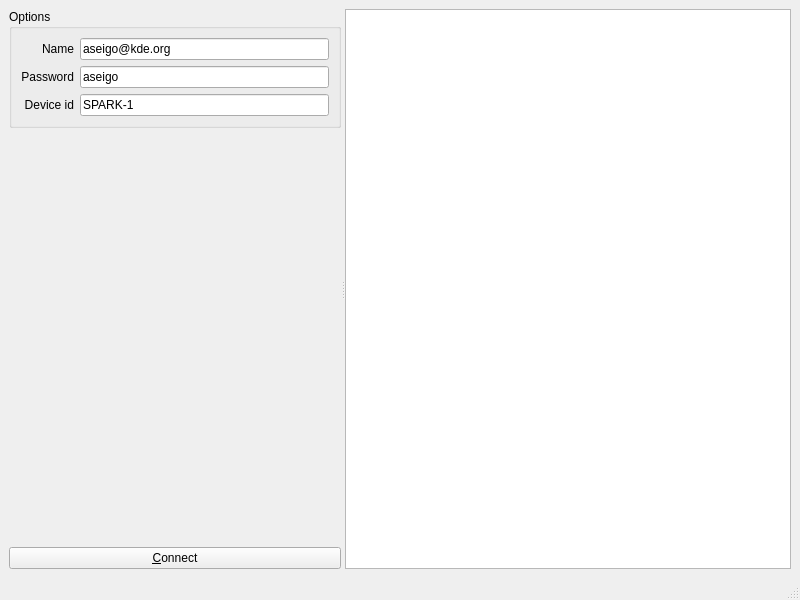
<?xml version="1.0" encoding="UTF-8"?>
<ui version="4.0">
 <class>MainWindow</class>
 <widget class="QMainWindow" name="MainWindow">
  <property name="geometry">
   <rect>
    <x>0</x>
    <y>0</y>
    <width>800</width>
    <height>600</height>
   </rect>
  </property>
  <property name="windowTitle">
   <string>MainWindow</string>
  </property>
  <widget class="QWidget" name="centralwidget">
   <layout class="QHBoxLayout" name="horizontalLayout_4">
    <item>
     <widget class="QSplitter" name="splitter">
      <property name="orientation">
       <enum>Qt::Horizontal</enum>
      </property>
      <widget class="QWidget" name="layoutWidget">
       <layout class="QVBoxLayout" name="verticalLayout_2">
        <item>
         <widget class="QGroupBox" name="groupBox">
          <property name="sizePolicy">
           <sizepolicy hsizetype="Minimum" vsizetype="Minimum">
            <horstretch>0</horstretch>
            <verstretch>0</verstretch>
           </sizepolicy>
          </property>
          <property name="title">
           <string>Options</string>
          </property>
          <layout class="QGridLayout" name="gridLayout">
           <item row="0" column="0">
            <widget class="QLabel" name="label">
             <property name="sizePolicy">
              <sizepolicy hsizetype="Minimum" vsizetype="Minimum">
               <horstretch>0</horstretch>
               <verstretch>0</verstretch>
              </sizepolicy>
             </property>
             <property name="text">
              <string>Name</string>
             </property>
             <property name="alignment">
              <set>Qt::AlignRight|Qt::AlignTrailing|Qt::AlignVCenter</set>
             </property>
            </widget>
           </item>
           <item row="0" column="1">
            <widget class="QLineEdit" name="usernameEdit">
             <property name="sizePolicy">
              <sizepolicy hsizetype="Preferred" vsizetype="Fixed">
               <horstretch>1</horstretch>
               <verstretch>0</verstretch>
              </sizepolicy>
             </property>
             <property name="text">
              <string>aseigo@kde.org</string>
             </property>
            </widget>
           </item>
           <item row="1" column="0">
            <widget class="QLabel" name="label_2">
             <property name="sizePolicy">
              <sizepolicy hsizetype="Minimum" vsizetype="Minimum">
               <horstretch>0</horstretch>
               <verstretch>0</verstretch>
              </sizepolicy>
             </property>
             <property name="text">
              <string>Password</string>
             </property>
             <property name="alignment">
              <set>Qt::AlignRight|Qt::AlignTrailing|Qt::AlignVCenter</set>
             </property>
            </widget>
           </item>
           <item row="1" column="1">
            <widget class="QLineEdit" name="passwordEdit">
             <property name="sizePolicy">
              <sizepolicy hsizetype="Preferred" vsizetype="Fixed">
               <horstretch>0</horstretch>
               <verstretch>0</verstretch>
              </sizepolicy>
             </property>
             <property name="text">
              <string>aseigo</string>
             </property>
            </widget>
           </item>
           <item row="2" column="0">
            <widget class="QLabel" name="label_3">
             <property name="sizePolicy">
              <sizepolicy hsizetype="Minimum" vsizetype="Minimum">
               <horstretch>0</horstretch>
               <verstretch>0</verstretch>
              </sizepolicy>
             </property>
             <property name="text">
              <string>Device id</string>
             </property>
             <property name="alignment">
              <set>Qt::AlignRight|Qt::AlignTrailing|Qt::AlignVCenter</set>
             </property>
            </widget>
           </item>
           <item row="2" column="1">
            <widget class="QLineEdit" name="deviceIdEdit">
             <property name="sizePolicy">
              <sizepolicy hsizetype="Preferred" vsizetype="Fixed">
               <horstretch>0</horstretch>
               <verstretch>0</verstretch>
              </sizepolicy>
             </property>
             <property name="text">
              <string>SPARK-1</string>
             </property>
            </widget>
           </item>
          </layout>
         </widget>
        </item>
        <item>
         <spacer name="verticalSpacer">
          <property name="orientation">
           <enum>Qt::Vertical</enum>
          </property>
          <property name="sizeType">
           <enum>QSizePolicy::Expanding</enum>
          </property>
          <property name="sizeHint" stdset="0">
           <size>
            <width>20</width>
            <height>200</height>
           </size>
          </property>
         </spacer>
        </item>
        <item>
         <widget class="QPushButton" name="connectButton">
          <property name="text">
           <string>&amp;Connect</string>
          </property>
         </widget>
        </item>
       </layout>
      </widget>
      <widget class="QTreeView" name="treeView"/>
     </widget>
    </item>
   </layout>
  </widget>
  <widget class="QMenuBar" name="menubar">
   <property name="geometry">
    <rect>
     <x>0</x>
     <y>0</y>
     <width>800</width>
     <height>21</height>
    </rect>
   </property>
  </widget>
  <widget class="QStatusBar" name="statusbar"/>
 </widget>
 <resources/>
 <connections>
  <connection>
   <sender>usernameEdit</sender>
   <signal>returnPressed()</signal>
   <receiver>connectButton</receiver>
   <slot>animateClick()</slot>
   <hints>
    <hint type="sourcelabel">
     <x>131</x>
     <y>69</y>
    </hint>
    <hint type="destinationlabel">
     <x>241</x>
     <y>560</y>
    </hint>
   </hints>
  </connection>
  <connection>
   <sender>passwordEdit</sender>
   <signal>returnPressed()</signal>
   <receiver>connectButton</receiver>
   <slot>animateClick()</slot>
   <hints>
    <hint type="sourcelabel">
     <x>212</x>
     <y>102</y>
    </hint>
    <hint type="destinationlabel">
     <x>187</x>
     <y>554</y>
    </hint>
   </hints>
  </connection>
  <connection>
   <sender>deviceIdEdit</sender>
   <signal>returnPressed()</signal>
   <receiver>connectButton</receiver>
   <slot>animateClick()</slot>
   <hints>
    <hint type="sourcelabel">
     <x>128</x>
     <y>130</y>
    </hint>
    <hint type="destinationlabel">
     <x>158</x>
     <y>562</y>
    </hint>
   </hints>
  </connection>
 </connections>
</ui>
